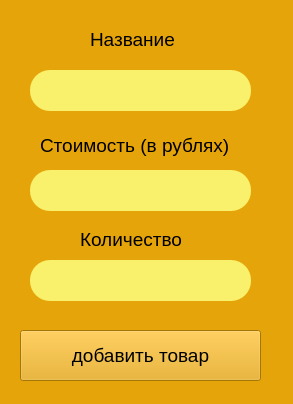
<?xml version="1.0" encoding="UTF-8"?>
<ui version="4.0">
 <class>Form</class>
 <widget class="QWidget" name="Form">
  <property name="geometry">
   <rect>
    <x>0</x>
    <y>0</y>
    <width>293</width>
    <height>404</height>
   </rect>
  </property>
  <property name="windowTitle">
   <string>Добавить товар</string>
  </property>
  <property name="styleSheet">
   <string notr="true">background-color: rgb(229, 165, 10);</string>
  </property>
  <widget class="QPushButton" name="add_product_btn">
   <property name="geometry">
    <rect>
     <x>20</x>
     <y>330</y>
     <width>241</width>
     <height>51</height>
    </rect>
   </property>
   <property name="font">
    <font>
     <pointsize>14</pointsize>
    </font>
   </property>
   <property name="text">
    <string>добавить товар</string>
   </property>
  </widget>
  <widget class="QLineEdit" name="lineEdit">
   <property name="geometry">
    <rect>
     <x>30</x>
     <y>70</y>
     <width>221</width>
     <height>41</height>
    </rect>
   </property>
   <property name="styleSheet">
    <string notr="true">background-color: rgb(249, 240, 107);
border-radius: 20px;
border: rgb(255, 163, 72);
</string>
   </property>
  </widget>
  <widget class="QLabel" name="label">
   <property name="geometry">
    <rect>
     <x>90</x>
     <y>30</y>
     <width>91</width>
     <height>18</height>
    </rect>
   </property>
   <property name="font">
    <font>
     <pointsize>14</pointsize>
    </font>
   </property>
   <property name="text">
    <string>Название</string>
   </property>
  </widget>
  <widget class="QLabel" name="label_2">
   <property name="geometry">
    <rect>
     <x>40</x>
     <y>130</y>
     <width>201</width>
     <height>31</height>
    </rect>
   </property>
   <property name="font">
    <font>
     <pointsize>14</pointsize>
    </font>
   </property>
   <property name="text">
    <string>Стоимость (в рублях)</string>
   </property>
  </widget>
  <widget class="QLineEdit" name="lineEdit_2">
   <property name="geometry">
    <rect>
     <x>30</x>
     <y>170</y>
     <width>221</width>
     <height>41</height>
    </rect>
   </property>
   <property name="styleSheet">
    <string notr="true">background-color: rgb(249, 240, 107);
border-radius: 20px;
border: rgb(255, 163, 72);
</string>
   </property>
  </widget>
  <widget class="QLineEdit" name="lineEdit_3">
   <property name="geometry">
    <rect>
     <x>30</x>
     <y>260</y>
     <width>221</width>
     <height>41</height>
    </rect>
   </property>
   <property name="styleSheet">
    <string notr="true">background-color: rgb(249, 240, 107);
border-radius: 20px;
border: rgb(255, 163, 72);
</string>
   </property>
  </widget>
  <widget class="QLabel" name="label_3">
   <property name="geometry">
    <rect>
     <x>80</x>
     <y>230</y>
     <width>121</width>
     <height>18</height>
    </rect>
   </property>
   <property name="font">
    <font>
     <pointsize>14</pointsize>
    </font>
   </property>
   <property name="text">
    <string>Количество</string>
   </property>
  </widget>
 </widget>
 <resources/>
 <connections/>
</ui>
